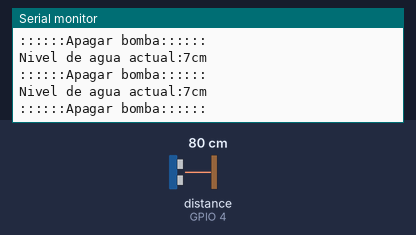
A program run on a simulated ESP8266 (NodeMCU). Parts: the last lines printed to the serial monitor. Wiring (inferred from the names in the program): ultrasonic range finder: trigger GPIO 5; echo GPIO 4. Inputs (shaded band) come from the test bench; at power-on: distance to the obstacle (sensor on GPIO 4) 80 cm. The echo pulse lasts 58.3 µs per cm; WiFi joins after 1.5 s; servers stay silent unless stated; no MQTT or app messages arrive unless stated.

Above: at 2.7 s.
2.8 s: distance to the obstacle (sensor on GPIO 4) set to 74 cm
At 3.5 s:
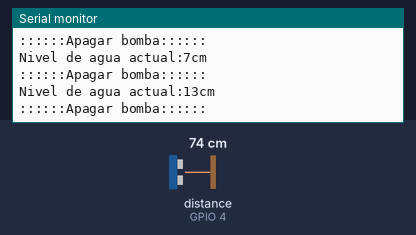
4.3 s: distance to the obstacle (sensor on GPIO 4) set to 68 cm
At 5.1 s:
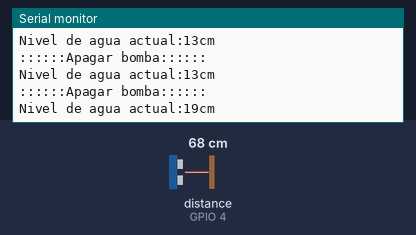
Timing chart, 0 to 7.3 s (numbered marks = the images above; inputs shaded):
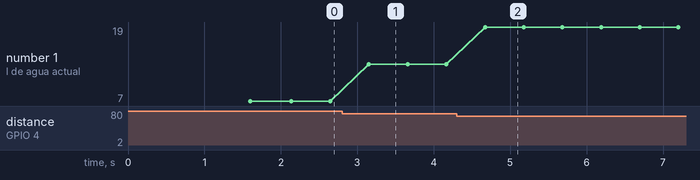

Measured:
- the behaviour switches between 72 and 71 cm on distance to the obstacle (sensor on GPIO 4) (found by bisection; images 1 and 2)
- after the input at 2.8 s, the serial monitor: prints a new line after 0.35 s (image 1)
- after the input at 4.3 s, the serial monitor: prints a new line after 0.37 s (image 2)
- plotted number 1: 7 → 13 after the input at 2.8 s, 13 → 19 after the input at 4.3 s

The program:

main.cpp
```cpp
#include <Arduino.h>

#include <PubSubClient.h>
#include <WiFiManager.h>
#define trigP 5 //D1
#define echoP 4 //D2
#define alturaMaxima 86
//#define alturaMaxTambo 125 cm
#define aguaMin 71 // distancia del agua minima al sensor
#define aguaMax 10 // distancia del agua máxima al sensor
const char * ssid="IZZI-C445";
const char * password = "F82DC011C445";
const char * mqttserver = "192.168.0.6";
const int mqttPort = 1883;
String espip="";

int nivelActual;
int hMax;
int hMin;
long duration;
int nivel;
WiFiClient clienteTambo;
PubSubClient client(clienteTambo);


void setup() {
    // put your setup code here, to run once:

  Serial.begin(9600);
  pinMode(trigP,OUTPUT);
  pinMode(echoP,INPUT);
  Serial.println("Pines listos para el TAMBO papss");

  hMin = alturaMaxima - aguaMin;
  hMax = alturaMaxima - aguaMax;

  WiFi.begin(ssid,password);

  while (WiFi.status() != WL_CONNECTED )
  {
    delay(500);
    Serial.println("Conectandose a WiFi... ...");

  }
  Serial.println("Conectado a al red Wifi... :D ....");
  client.setServer(mqttserver,mqttPort);
  while (!client.connected() )
  {
    Serial.println("conectandose a servidor mosquitto");
    if (client.connect("esp8266tamboAbajo"))
    {
      Serial.println("Conectado ... :D....");
      Serial.println(WiFi.localIP());
      espip = WiFi.localIP().toString();
      client.publish("ips/tambo",(char*)espip.c_str());

    }
    else
    {
      Serial.print("Fallo conexión ");
      Serial.print(client.state());
      delay(2000);
    }

  client.publish("status","controlador_Tambo_de_abajo_Conectado");


  }


}
void reconnect(){
  while (!client.connected() )
  {
    Serial.println("conectandose a servidor mosquitto");
    if (client.connect("esp8266tamboAbajo"))
    {
      Serial.print("Conectado ... :D....");
      Serial.println(WiFi.localIP());
      espip = WiFi.localIP().toString();
      client.publish("ips/tambo",(char*)espip.c_str());
      client.publish("status","controlador_Tambo_de_abajo_reconectado");
    }
    else
    {
      Serial.print("Fallo conexión ");
      Serial.print(client.state());
      delay(2000);
    }
  }

}

void loop() {
  // put your main code here, to run repeatedly:
if (!client.connected()) {
    reconnect();
}
//Para correr que el sistema siempre este conectado a Internet
client.loop();

espip = WiFi.localIP().toString();

client.publish("ips/tambo", (char*) espip.c_str());
//Entorno de medida del sistema
digitalWrite(trigP,LOW);
delayMicroseconds(2);
digitalWrite(trigP,HIGH);
delayMicroseconds(10);
digitalWrite(trigP,LOW);

duration = pulseIn(echoP,HIGH);

nivel = duration*0.034/2;
nivelActual = alturaMaxima-nivel;
Serial.print("Nivel de agua actual:");
Serial.print(nivelActual);
Serial.println("cm");
constexpr size_t buffer_size = 10;
char buffer[buffer_size];
dtostrf(nivelActual,buffer_size-1,2,buffer);
buffer[7]='c';
buffer[8]='m';
client.publish("Nivel_agua/tambo",buffer);


//Condiciones de operacion

if (nivelActual >= hMax)
{
  Serial.println("::::::Encender bomba::::::");
  client.publish("status/tambo","1");
}
else if (nivelActual <= hMin)
{
  Serial.println("::::::Apagar bomba::::::");
  client.publish("status/tambo","0");
}

delay(500);

}

/// 
```
